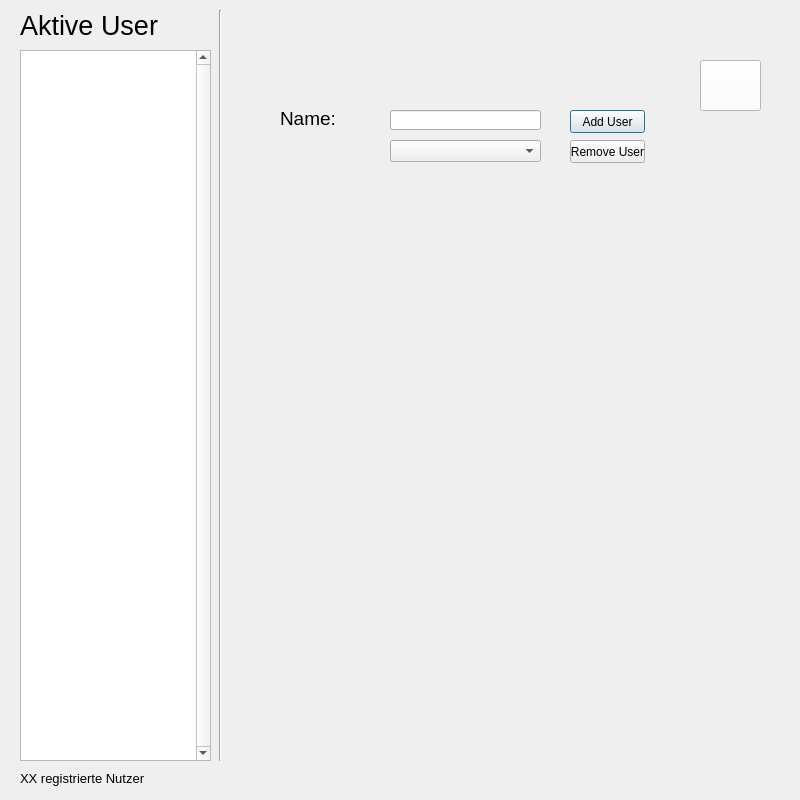
<?xml version="1.0" encoding="UTF-8"?>
<ui version="4.0">
 <class>Usermanagement</class>
 <widget class="QDialog" name="Usermanagement">
  <property name="geometry">
   <rect>
    <x>0</x>
    <y>0</y>
    <width>800</width>
    <height>800</height>
   </rect>
  </property>
  <property name="windowTitle">
   <string notr="true">Nutzerverwaltung</string>
  </property>
  <widget class="QListView" name="listView">
   <property name="geometry">
    <rect>
     <x>20</x>
     <y>50</y>
     <width>191</width>
     <height>711</height>
    </rect>
   </property>
   <property name="verticalScrollBarPolicy">
    <enum>Qt::ScrollBarAlwaysOn</enum>
   </property>
   <property name="horizontalScrollBarPolicy">
    <enum>Qt::ScrollBarAsNeeded</enum>
   </property>
  </widget>
  <widget class="QLabel" name="label">
   <property name="geometry">
    <rect>
     <x>20</x>
     <y>10</y>
     <width>171</width>
     <height>31</height>
    </rect>
   </property>
   <property name="font">
    <font>
     <pointsize>20</pointsize>
    </font>
   </property>
   <property name="text">
    <string>Aktive User</string>
   </property>
  </widget>
  <widget class="QLabel" name="label_Nutzeranzahl">
   <property name="geometry">
    <rect>
     <x>20</x>
     <y>770</y>
     <width>161</width>
     <height>16</height>
    </rect>
   </property>
   <property name="font">
    <font>
     <pointsize>10</pointsize>
    </font>
   </property>
   <property name="text">
    <string>XX registrierte Nutzer</string>
   </property>
  </widget>
  <widget class="QPushButton" name="pushButton_AddUser">
   <property name="geometry">
    <rect>
     <x>570</x>
     <y>110</y>
     <width>75</width>
     <height>23</height>
    </rect>
   </property>
   <property name="text">
    <string>Add User</string>
   </property>
  </widget>
  <widget class="QPushButton" name="pushButton_RemoveUser">
   <property name="geometry">
    <rect>
     <x>570</x>
     <y>140</y>
     <width>75</width>
     <height>23</height>
    </rect>
   </property>
   <property name="text">
    <string>Remove User</string>
   </property>
  </widget>
  <widget class="Line" name="line">
   <property name="geometry">
    <rect>
     <x>205</x>
     <y>10</y>
     <width>31</width>
     <height>751</height>
    </rect>
   </property>
   <property name="orientation">
    <enum>Qt::Vertical</enum>
   </property>
  </widget>
  <widget class="QLineEdit" name="lineEdit">
   <property name="geometry">
    <rect>
     <x>390</x>
     <y>110</y>
     <width>151</width>
     <height>20</height>
    </rect>
   </property>
  </widget>
  <widget class="QLabel" name="label_3">
   <property name="geometry">
    <rect>
     <x>280</x>
     <y>110</y>
     <width>81</width>
     <height>16</height>
    </rect>
   </property>
   <property name="font">
    <font>
     <pointsize>14</pointsize>
    </font>
   </property>
   <property name="text">
    <string>Name:</string>
   </property>
  </widget>
  <widget class="QComboBox" name="comboBox">
   <property name="geometry">
    <rect>
     <x>390</x>
     <y>140</y>
     <width>151</width>
     <height>22</height>
    </rect>
   </property>
   <property name="editable">
    <bool>false</bool>
   </property>
  </widget>
  <widget class="QPushButton" name="backButton">
   <property name="geometry">
    <rect>
     <x>700</x>
     <y>60</y>
     <width>61</width>
     <height>51</height>
    </rect>
   </property>
   <property name="styleSheet">
    <string notr="true">background-color: rgb(255, 255, 255);</string>
   </property>
   <property name="text">
    <string/>
   </property>
   <property name="icon">
    <iconset>
     <normaloff>../img/icon_zuruck.png</normaloff>../img/icon_zuruck.png</iconset>
   </property>
   <property name="iconSize">
    <size>
     <width>40</width>
     <height>40</height>
    </size>
   </property>
  </widget>
 </widget>
 <resources/>
 <connections/>
</ui>
